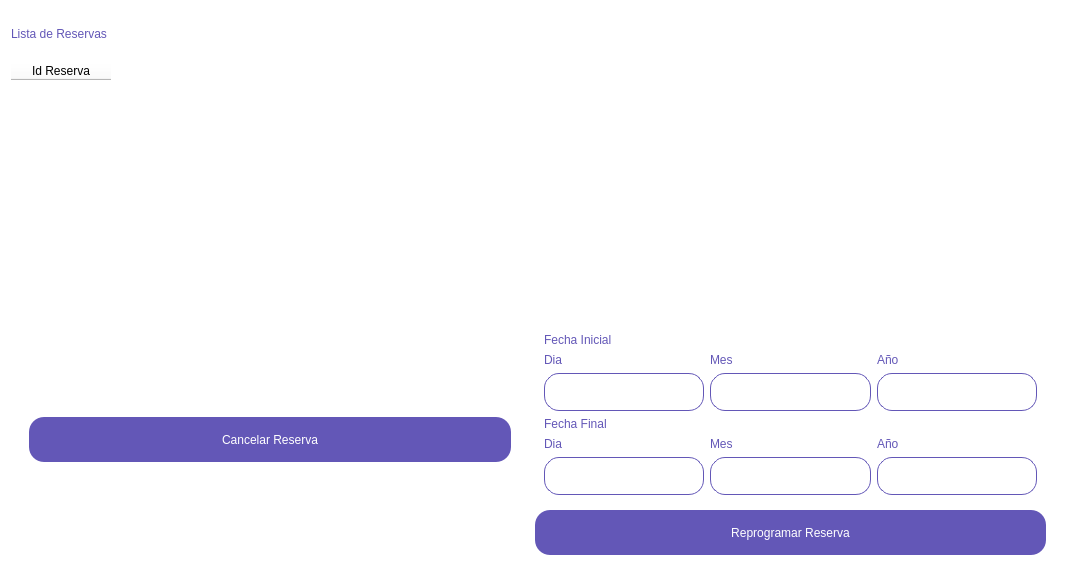
<?xml version="1.0" encoding="UTF-8"?>
<ui version="4.0">
 <class>Form</class>
 <widget class="QWidget" name="Form">
  <property name="geometry">
   <rect>
    <x>0</x>
    <y>0</y>
    <width>1075</width>
    <height>584</height>
   </rect>
  </property>
  <property name="windowTitle">
   <string>Form</string>
  </property>
  <property name="styleSheet">
   <string notr="true">QWidget
{
    background-color: white;
    border-radius: 20px;
}

QPushButton
{
    color: white;
    background-color: #6357B7;
    border-radius: 15px;
    font: 14pt &quot;Bahnschrift&quot;;
}

QPushButton:Pressed
{
    background-color: #C397E4;
}

QPushButton:disabled
{
    color: #6357B7;
    background-color: white;
    border-radius: 0px;
}

QLineEdit
{
    color: #6357B7;
    background-color: white;
    border : 2px solid #6357B7;
    border-radius: 15px;
    font: 10pt &quot;Bahnschrift&quot;;
    border: 1px solid #6357B7;
    padding: 10px;
}

QLabel
{
    background-color: transparent;
    color: #6357B7;
    font: 12pt &quot;Bahnschrift&quot;;
}

QComboBox
{
    border: 1px solid #6357B7;
    border-radius: 5px;
    padding: 1px 18px 1px 3px;
    min-width: 10px;
}

QTableWidget
{
	color: #6357B7;
    font: 12pt &quot;Bahnschrift&quot;;
}
</string>
  </property>
  <layout class="QVBoxLayout" name="verticalLayout">
   <item>
    <widget class="QLabel" name="label">
     <property name="minimumSize">
      <size>
       <width>0</width>
       <height>45</height>
      </size>
     </property>
     <property name="maximumSize">
      <size>
       <width>16777215</width>
       <height>45</height>
      </size>
     </property>
     <property name="text">
      <string>Lista de Reservas</string>
     </property>
    </widget>
   </item>
   <item>
    <widget class="QTableWidget" name="tableWidget">
     <property name="minimumSize">
      <size>
       <width>0</width>
       <height>0</height>
      </size>
     </property>
     <property name="maximumSize">
      <size>
       <width>16777215</width>
       <height>16777215</height>
      </size>
     </property>
     <column>
      <property name="text">
       <string>Id Reserva</string>
      </property>
     </column>
    </widget>
   </item>
   <item>
    <widget class="QWidget" name="widget" native="true">
     <property name="minimumSize">
      <size>
       <width>0</width>
       <height>250</height>
      </size>
     </property>
     <layout class="QHBoxLayout" name="horizontalLayout">
      <item>
       <widget class="QWidget" name="widget_3" native="true">
        <property name="minimumSize">
         <size>
          <width>500</width>
          <height>0</height>
         </size>
        </property>
        <layout class="QVBoxLayout" name="verticalLayout_2">
         <item>
          <widget class="QPushButton" name="pushButton">
           <property name="minimumSize">
            <size>
             <width>0</width>
             <height>45</height>
            </size>
           </property>
           <property name="text">
            <string>Cancelar Reserva</string>
           </property>
          </widget>
         </item>
        </layout>
       </widget>
      </item>
      <item>
       <widget class="QWidget" name="widget_2" native="true">
        <layout class="QVBoxLayout" name="verticalLayout_3">
         <item>
          <widget class="QWidget" name="widget_4" native="true">
           <layout class="QGridLayout" name="gridLayout">
            <item row="1" column="2">
             <widget class="QLabel" name="label_5">
              <property name="text">
               <string>Año</string>
              </property>
             </widget>
            </item>
            <item row="2" column="0">
             <widget class="QLineEdit" name="lineEdit"/>
            </item>
            <item row="1" column="1">
             <widget class="QLabel" name="label_4">
              <property name="text">
               <string>Mes</string>
              </property>
             </widget>
            </item>
            <item row="0" column="0">
             <widget class="QLabel" name="label_2">
              <property name="text">
               <string>Fecha Inicial</string>
              </property>
             </widget>
            </item>
            <item row="4" column="2">
             <widget class="QLabel" name="label_9">
              <property name="text">
               <string>Año</string>
              </property>
             </widget>
            </item>
            <item row="3" column="0">
             <widget class="QLabel" name="label_6">
              <property name="text">
               <string>Fecha Final</string>
              </property>
             </widget>
            </item>
            <item row="4" column="1">
             <widget class="QLabel" name="label_8">
              <property name="text">
               <string>Mes</string>
              </property>
             </widget>
            </item>
            <item row="6" column="1">
             <widget class="QLineEdit" name="lineEdit_5"/>
            </item>
            <item row="4" column="0">
             <widget class="QLabel" name="label_7">
              <property name="text">
               <string>Dia</string>
              </property>
             </widget>
            </item>
            <item row="2" column="1">
             <widget class="QLineEdit" name="lineEdit_2"/>
            </item>
            <item row="1" column="0">
             <widget class="QLabel" name="label_3">
              <property name="text">
               <string>Dia</string>
              </property>
             </widget>
            </item>
            <item row="2" column="2">
             <widget class="QLineEdit" name="lineEdit_3"/>
            </item>
            <item row="6" column="0">
             <widget class="QLineEdit" name="lineEdit_4"/>
            </item>
            <item row="6" column="2">
             <widget class="QLineEdit" name="lineEdit_6"/>
            </item>
           </layout>
          </widget>
         </item>
         <item>
          <widget class="QPushButton" name="pushButton_2">
           <property name="minimumSize">
            <size>
             <width>0</width>
             <height>45</height>
            </size>
           </property>
           <property name="text">
            <string>Reprogramar Reserva</string>
           </property>
          </widget>
         </item>
        </layout>
       </widget>
      </item>
     </layout>
    </widget>
   </item>
  </layout>
 </widget>
 <resources/>
 <connections/>
</ui>
